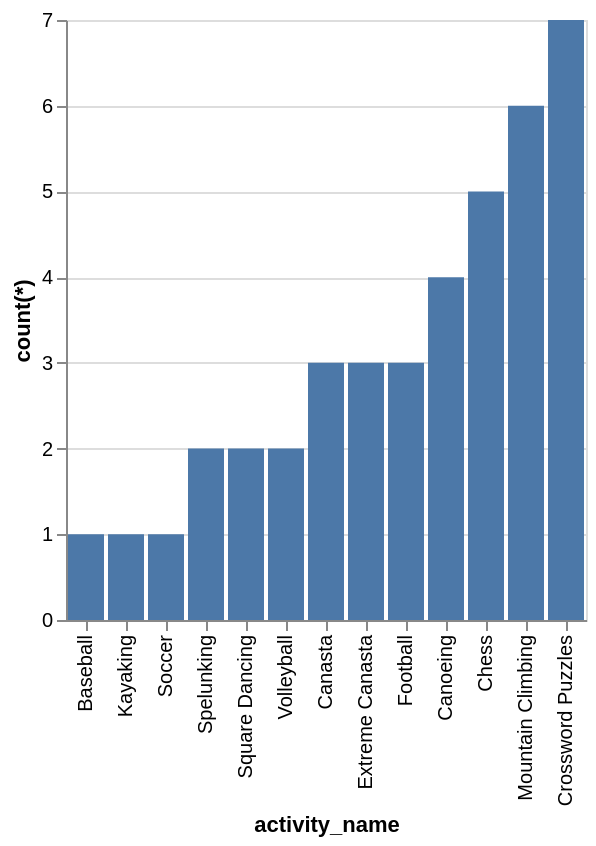

Express this chart as Vega-Lite.
### Vega-Lite specification from a JSON file in a GitHub repository (floating-point values rounded to 4 significant figures)
{"data": {"values": [{"x_data": "Baseball", "y_data": 1}, {"x_data": "Kayaking", "y_data": 1}, {"x_data": "Soccer", "y_data": 1}, {"x_data": "Spelunking", "y_data": 2}, {"x_data": "Square Dancing", "y_data": 2}, {"x_data": "Volleyball", "y_data": 2}, {"x_data": "Canasta", "y_data": 3}, {"x_data": "Extreme Canasta", "y_data": 3}, {"x_data": "Football", "y_data": 3}, {"x_data": "Canoeing", "y_data": 4}, {"x_data": "Chess", "y_data": 5}, {"x_data": "Mountain Climbing", "y_data": 6}, {"x_data": "Crossword Puzzles", "y_data": 7}]}, "mark": "bar", "encoding": {"x": {"field": "x_data", "type": "nominal", "title": "activity_name", "sort": {"op": "sum", "field": "y_data", "order": "ascending"}}, "y": {"field": "y_data", "type": "quantitative", "title": "count(*)"}}}
